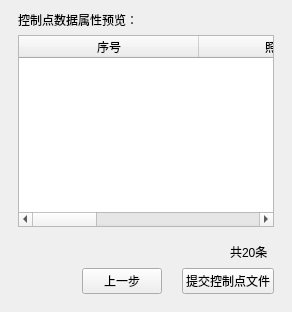
                     <widget class="QWidget" name="page_4">
                      <layout class="QVBoxLayout" name="verticalLayout_21">
                       <property name="leftMargin">
                        <number>18</number>
                       </property>
                       <property name="rightMargin">
                        <number>18</number>
                       </property>
                       <property name="bottomMargin">
                        <number>18</number>
                       </property>
                       <item>
                        <widget class="StyleLabel14" name="label_17">
                         <property name="text">
                          <string>控制点数据属性预览：</string>
                         </property>
                        </widget>
                       </item>
                       <item>
                        <widget class="QTableWidget" name="tableWidgetCoord">
                         <property name="editTriggers">
                          <set>QAbstractItemView::NoEditTriggers</set>
                         </property>
                         <property name="selectionBehavior">
                          <enum>QAbstractItemView::SelectRows</enum>
                         </property>
                         <property name="verticalScrollMode">
                          <enum>QAbstractItemView::ScrollPerPixel</enum>
                         </property>
                         <property name="horizontalScrollMode">
                          <enum>QAbstractItemView::ScrollPerPixel</enum>
                         </property>
                         <attribute name="horizontalHeaderDefaultSectionSize">
                          <number>180</number>
                         </attribute>
                         <attribute name="horizontalHeaderStretchLastSection">
                          <bool>true</bool>
                         </attribute>
                         <attribute name="verticalHeaderVisible">
                          <bool>false</bool>
                         </attribute>
                         <attribute name="verticalHeaderDefaultSectionSize">
                          <number>25</number>
                         </attribute>
                         <column>
                          <property name="text">
                           <string>序号</string>
                          </property>
                         </column>
                         <column>
                          <property name="text">
                           <string>照片名称</string>
                          </property>
                         </column>
                         <column>
                          <property name="text">
                           <string>经度(x)</string>
                          </property>
                         </column>
                         <column>
                          <property name="text">
                           <string>纬度(y)</string>
                          </property>
                         </column>
                         <column>
                          <property name="text">
                           <string>高程(h)</string>
                          </property>
                         </column>
                        </widget>
                       </item>
                       <item>
                        <layout class="QHBoxLayout" name="horizontalLayout_21">
                         <property name="topMargin">
                          <number>9</number>
                         </property>
                         <item>
                          <spacer name="horizontalSpacer_5">
                           <property name="orientation">
                            <enum>Qt::Horizontal</enum>
                           </property>
                           <property name="sizeHint" stdset="0">
                            <size>
                             <width>40</width>
                             <height>20</height>
                            </size>
                           </property>
                          </spacer>
                         </item>
                         <item>
                          <widget class="QLabel" name="label_ctrl_total">
                           <property name="text">
                            <string>共20条</string>
                           </property>
                          </widget>
                         </item>
                         <item>
                          <widget class="PaginationCtrl" name="widget_page_ctrl_view" native="true">
                           <property name="minimumSize">
                            <size>
                             <width>0</width>
                             <height>0</height>
                            </size>
                           </property>
                           <layout class="QHBoxLayout" name="horizontalLayout_50">
                            <property name="leftMargin">
                             <number>0</number>
                            </property>
                            <property name="topMargin">
                             <number>0</number>
                            </property>
                            <property name="rightMargin">
                             <number>0</number>
                            </property>
                            <property name="bottomMargin">
                             <number>0</number>
                            </property>
                           </layout>
                          </widget>
                         </item>
                        </layout>
                       </item>
                       <item>
                        <layout class="QHBoxLayout" name="horizontalLayout_20">
                         <property name="spacing">
                          <number>20</number>
                         </property>
                         <property name="topMargin">
                          <number>0</number>
                         </property>
                         <item>
                          <spacer name="horizontalSpacer_4">
                           <property name="orientation">
                            <enum>Qt::Horizontal</enum>
                           </property>
                           <property name="sizeHint" stdset="0">
                            <size>
                             <width>40</width>
                             <height>20</height>
                            </size>
                           </property>
                          </spacer>
                         </item>
                         <item>
                          <widget class="StyleButton90" name="btnCtrlPointPreStep">
                           <property name="text">
                            <string>上一步</string>
                           </property>
                          </widget>
                         </item>
                         <item>
                          <widget class="StyleButton140" name="btnCtrlPointSubmit">
                           <property name="text">
                            <string>提交控制点文件</string>
                           </property>
                          </widget>
                         </item>
                        </layout>
                       </item>
                      </layout>
                     </widget>
